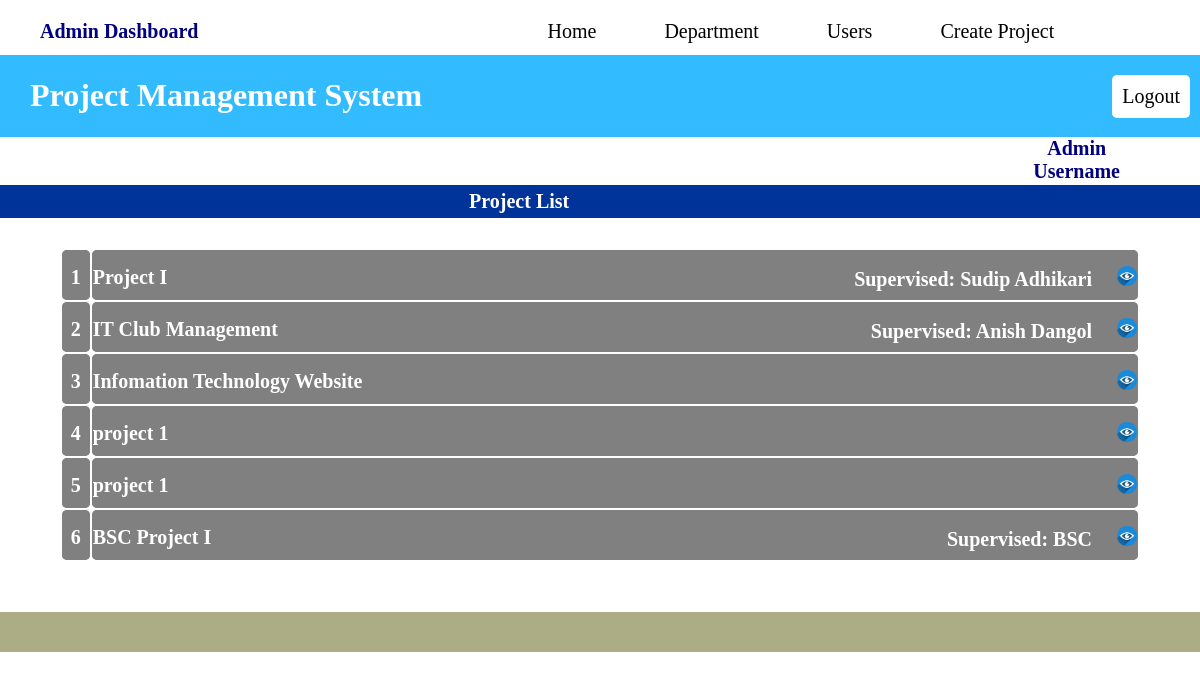
The page /interface.php (signed in) on the database as committed earlier.
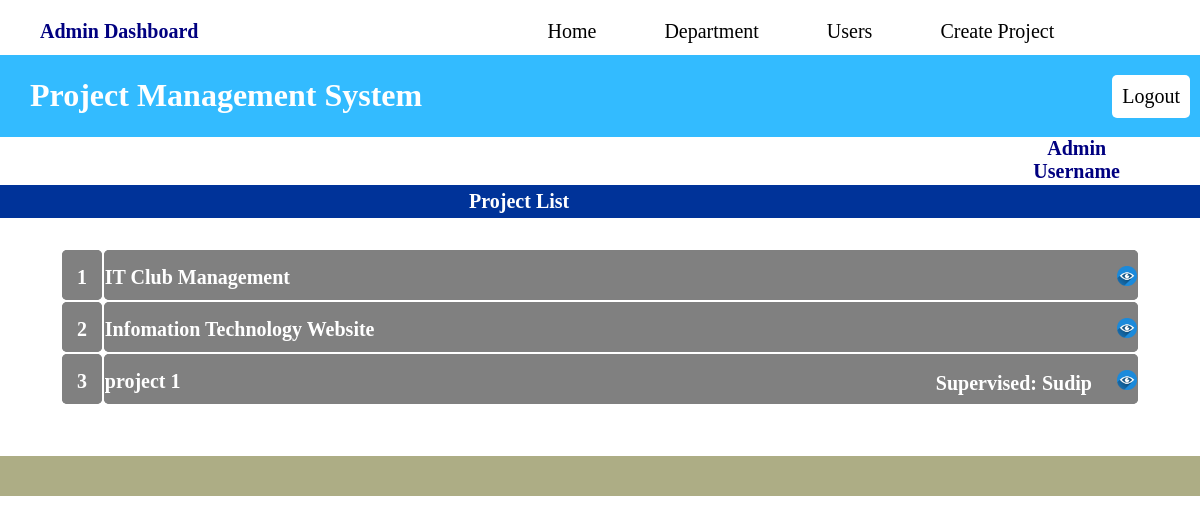
The same page on the database as committed later.
### tables this page shows
CREATE TABLE `project` (
  `id` int(11) NOT NULL,
  `project_name` varchar(255) NOT NULL,
  `file_type` int(11) NOT NULL,
  `file` varchar(255) DEFAULT NULL,
  `cost` int(11) NOT NULL,
  `project_details` text DEFAULT NULL,
  `created_date` timestamp NOT NULL DEFAULT current_timestamp() ON UPDATE current_timestamp(),
  `deadline` datetime DEFAULT NULL
);

CREATE TABLE `users` (
  `id` int(11) NOT NULL,
  `fullname` varchar(255) NOT NULL,
  `email` varchar(50) DEFAULT NULL,
  `phone` int(11) DEFAULT NULL,
  `address` varchar(255) NOT NULL,
  `username` varchar(255) DEFAULT NULL,
  `password` varchar(255) DEFAULT NULL,
  `department_id` int(11) DEFAULT NULL,
  `role` varchar(20) NOT NULL,
  `created_date` timestamp NOT NULL DEFAULT current_timestamp() ON UPDATE current_timestamp()
);

### Assignment/supervised.php (called while the page is built, shortened)
<?php
if (!empty($id))
{
$query_assigned_view = "SELECT * from assigned_member where project_id='$id'";
        $result_assigned = mysqli_query($conn, $query_assigned_view);
        $foreman_assigned = mysqli_num_rows($result_assigned);
        if ($foreman_assigned > 0) {
            while ($assigned_row = mysqli_fetch_assoc($result_assigned)) {
                $assigned_foreman_id = $assigned_row['foreman_id'];
                if (!($assigned_foreman_id == '0')) {
                    $query_foreman_view = "SELECT * from users where id='$assigned_foreman_id'";
                    $result_view = mysqli_query($conn, $query_foreman_view);
                    $num_view = mysqli_num_rows($result_view);
                    if ($num_view > 0) {
                        while ($user_row = mysqli_fetch_assoc($result_view)) {
                            $supervised_name = $user_row['fullname'];
                        }
                    }
                }
            }
        }
}
?>

### interface.php (the view, shortened to what this page needs)
<?php
include './dbconnect/dbconnect.php';
$userType= $_SESSION["user_type"];
$user_admin_id=$_SESSION['Login_session'];
?>
<!DOCTYPE html>
<html lang="en">
<head>
    <link rel="stylesheet" href="./css/interface.css">
    <link rel="stylesheet" href="./css/head_nav.css">
</head>
<body>
<?php
if($userType == "admin")
{?>
    <div class="top_nav">
            <a onclick=" return logout()" href="./credentials/logout.php?id=<?php echo $user_admin_id?>" class="top_nav_bar" id="logout">Logout</a>
            <a href="./Create/create_project.php" class="top_nav_bar">Create Project</a>
            <a href="./view/userlist.php" class="top_nav_bar">Users</a>
            <a href="./view/deptlist.php" class="top_nav_bar">Department</a>
            <a href="./interface.php" class="top_nav_bar">Home</a>
            <h2 class="dashboard">Admin Dashboard</h2>
            <a href="./index.php">index</a>
        </div>
        <div class="head">
            <h1>Project Management System</h1>
        </div>
        <?php
            $admin_id = mysqli_real_escape_string($conn, $user_admin_id);
            $admin_name_query = "SELECT * FROM admin WHERE id = '$admin_id'";
            $result_admin_name = mysqli_query($conn, $admin_name_query);
            $num_admin = mysqli_num_rows($result_admin_name);
            if ($num_admin > 0)
            {
                $admin_row = mysqli_fetch_array($result_admin_name);
                $admin_name = $admin_row['username'];
            }
            else
            {
                $db_name = "Unknown Admin";
            }
        ?>
        <div class="nav">
            <h2 class="admin_name"><?php echo $admin_name;?><br><?php echo "Username"; ?></h2>
        </div>
        <div class="outer">
            <center>
            <form action="" method="POST">
                <table border="0">
                <h3>Project List</h3>
                <?php
                $sn=1;
                    $sql = "SELECT * FROM project";
                    $result = mysqli_query($conn, $sql);
                    if (mysqli_num_rows($result) > 0) {
                        echo "<table border='0'>
                    ";
                    while ($row = mysqli_fetch_assoc($result))
                    {
                        $id=$row["id"];
                        include "./Assignment/supervised.php";
                        ?>
                        <tr>
                            <th><h4><?php echo $sn ?></h4></th>
                            <th><h2><?php echo $row['project_name'] ?>
                                <a href='./project/project_details.php?id=<?php echo $row['id'] ?>'>
                                <?php
                                if (!empty($supervised_name)) {
                                    echo "Supervised: " . $supervised_name;
                                }
                                ?>
                                <img src='./view/eye.png' alt='View' title='View'>
                                </a>
                            </h2></th>
                        </tr>
        <?php
        $sn++;
    }
                    echo "</table>";
                    }
                    else
                    {
                        echo "<h6>No records found.</h6>"; }
                ?>
                </table>
            </form>
            </center>
        </div>
        <div class="footer">
        </div>
<?php
}
?>
</body>
</html>

Rows that differ between the two databases and show on the page:
removed project: project_name "Project I", users.fullname "Sudip Adhikari"
removed project: project_name "project 1"
removed project: project_name "project 1"
removed project: project_name "BSC Project I", users.fullname "BSC"
shown differently, row unchanged: project "IT Club Management": users.fullname "Anish Dangol" → (not shown)
added project: project_name "project 1", users.fullname "Sudip"
